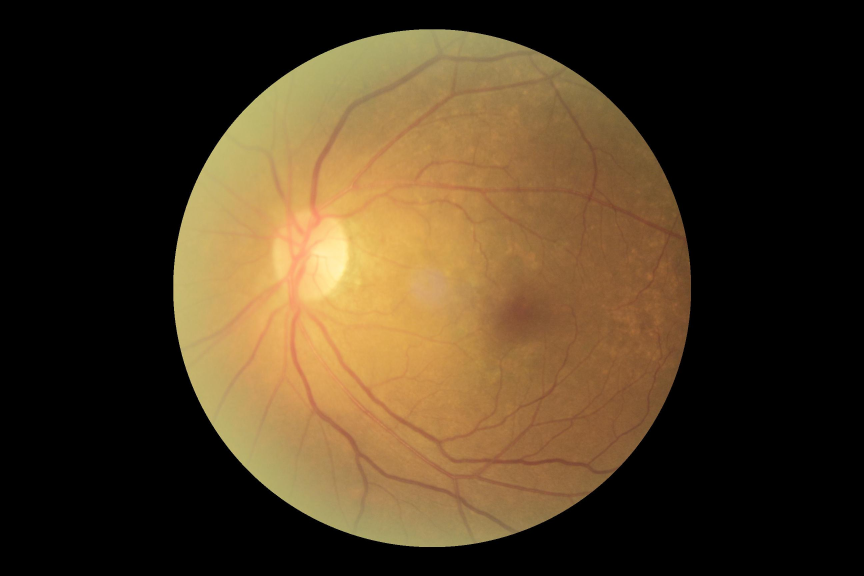
#> input picture data/Internal/ODIR-5K/Training Images/101_left.jpg, 2592 x 1728 px (shown at 1/3 size)
$ python -i preprocess_images.py   (imports and definitions only)
#> lines starting #> are read from the running program, lines starting #| are printed output that depends on the picture; after the words box and inside, x2 and y2 are one past the last pixel; in counts of white or black regions, pixels touching at a corner belong together
#> in preprocess_image, image is the input picture: shape (1728, 2592, 3); mean B, G, R 33.9, 57.7, 75.2
from pathlib import Path
import cv2
import numpy as np

TARGET_SIZE = 512

DATASETS = {
    "ODIR": Path("data/Internal/ODIR-5K/Training Images"),
    "ORIGA": Path("data/External/ORIGA"),
    "DRISHTI-GS": Path("data/External/DRISHTI-GS"),
    "ACRIMA": Path("data/External/ACRIMA"),
    "retina_dataset_2016": Path("data/External/retina_dataset_2016"),
}

OUTPUT_ROOT = Path("Preprocessed")


def crop_fundus(image):
    gray = cv2.cvtColor(image, cv2.COLOR_BGR2GRAY)
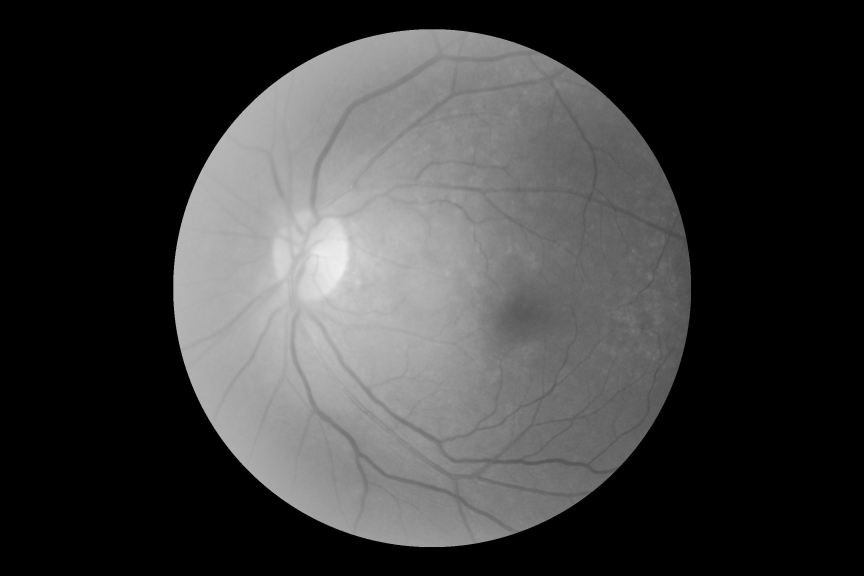
#> gray: shape (1728, 2592) (shown at 1/3 size); min 0, max 240, mean 60.2
    blurred = cv2.GaussianBlur(gray, (9, 9), 0)

    _, mask = cv2.threshold(
        blurred, 10, 255, cv2.THRESH_BINARY
    )
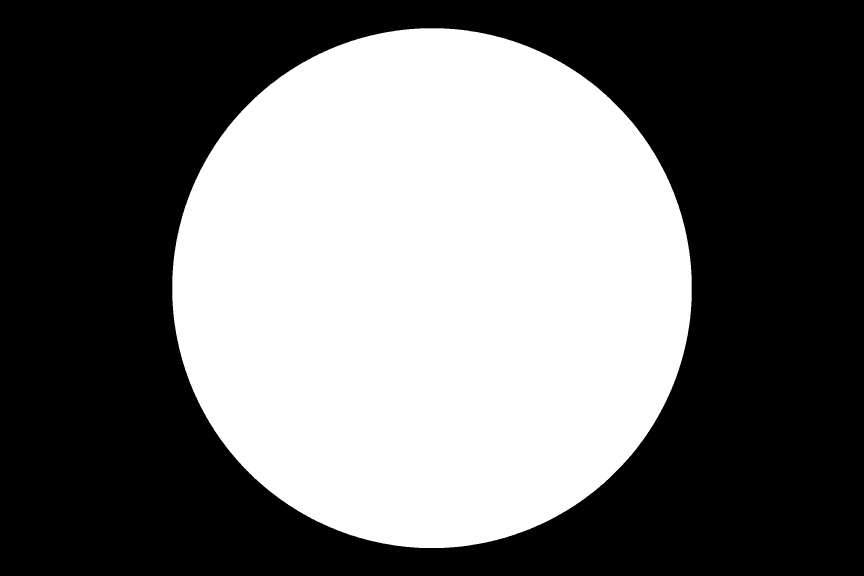
#> mask: shape (1728, 2592) (shown at 1/3 size); 42.6% white; 1 white region

    kernel = np.ones((5, 5), np.uint8)
    mask = cv2.morphologyEx(
        mask, cv2.MORPH_CLOSE, kernel
    )

    contours, _ = cv2.findContours(
        mask,
        cv2.RETR_EXTERNAL,
        cv2.CHAIN_APPROX_SIMPLE
    )
#> contours = 1 contour; box (x1, y1, x2, y2) and area: (517, 85, 2075, 1644) 1907438

    if contours:
        largest = max(contours, key=cv2.contourArea)
#> largest = contour of 2206 points, box (x1, y1, x2, y2) (517, 85, 2075, 1644), area 1907438
        x, y, w, h = cv2.boundingRect(largest)
#> x = 517; y = 85; w = 1558; h = 1559

        image_area = image.shape[0] * image.shape[1]
#> image_area = 4478976
        detected_area = w * h
#> detected_area = 2428922

        if detected_area >= image_area * 0.20:
            cx = x + w // 2
#> cx = 1296
            cy = y + h // 2
#> cy = 864

            # Do not request a square larger than the image itself.
            side = min(
                max(w, h),
                image.shape[0],
                image.shape[1]
            )
#> side = 1559

            half = side // 2
#> half = 779

            x1 = max(0, cx - half)
#> x1 = 517
            y1 = max(0, cy - half)
#> y1 = 85

            x1 = min(x1, image.shape[1] - side)
            y1 = min(y1, image.shape[0] - side)

            crop = image[
                y1:y1 + side,
                x1:x1 + side
            ]
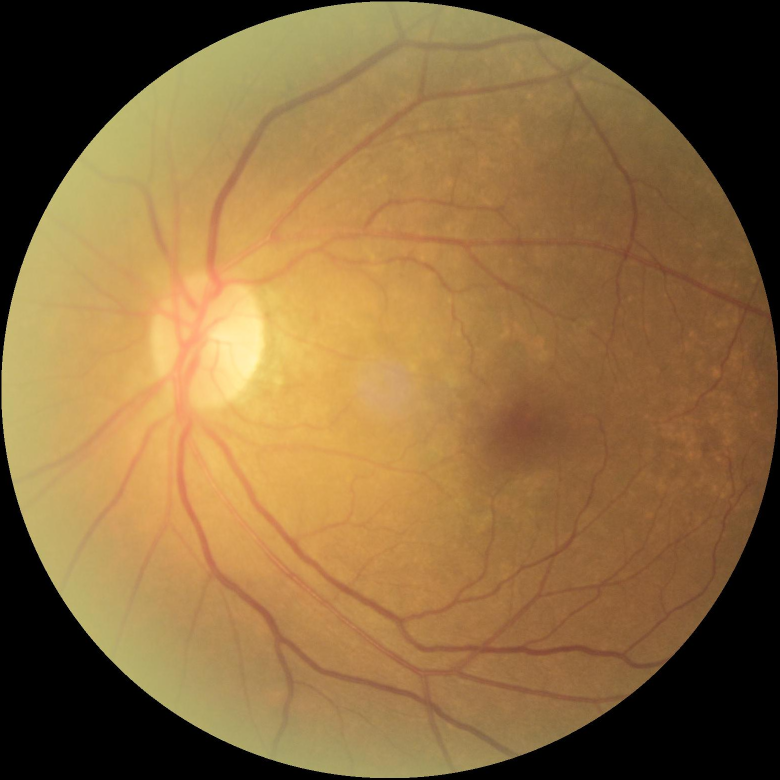
#> crop: shape (1559, 1559, 3) (shown at 1/2 size); mean B, G, R 62.4, 106.4, 138.6

            if crop.size > 0:
                return crop

    # Fallback: largest centered square.
    height, width = image.shape[:2]
    side = min(height, width)

    x1 = (width - side) // 2
    y1 = (height - side) // 2

    return image[
        y1:y1 + side,
        x1:x1 + side
    ]


def preprocess_image(input_path, output_path):
    image = cv2.imread(str(input_path))

    if image is None:
        return False

    cropped = crop_fundus(image)

    resized = cv2.resize(
        cropped,
        (TARGET_SIZE, TARGET_SIZE),
        interpolation=cv2.INTER_AREA
    )
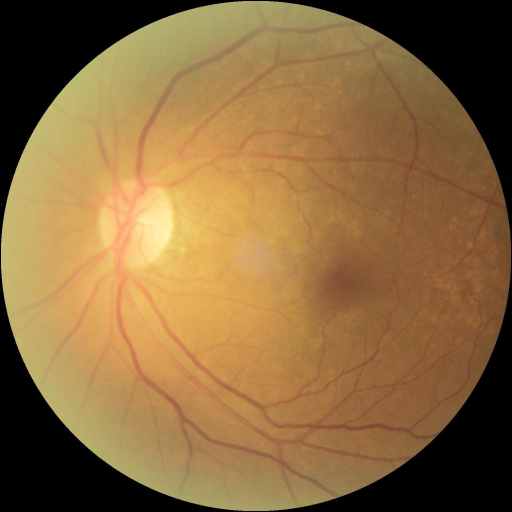
#> resized: shape (512, 512, 3); mean B, G, R 62.4, 106.4, 138.6

#> (the run stopped early here; a loop or call above may not have finished)

$ run again, on data/Internal/ODIR-5K/Training Images/1196_right.jpg
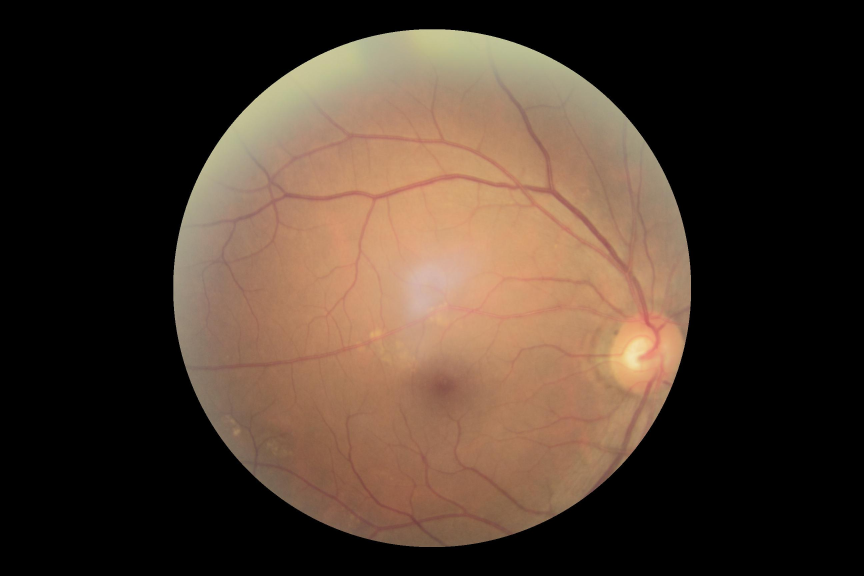
#> input picture data/Internal/ODIR-5K/Training Images/1196_right.jpg, 2592 x 1728 px (shown at 1/3 size)
#> in preprocess_image, image is the input picture: shape (1728, 2592, 3); mean B, G, R 44.9, 57.5, 74.6
#> in crop_fundus, `gray = cv2.cvtColor(image, cv2.COLOR_BGR2GRAY)`:
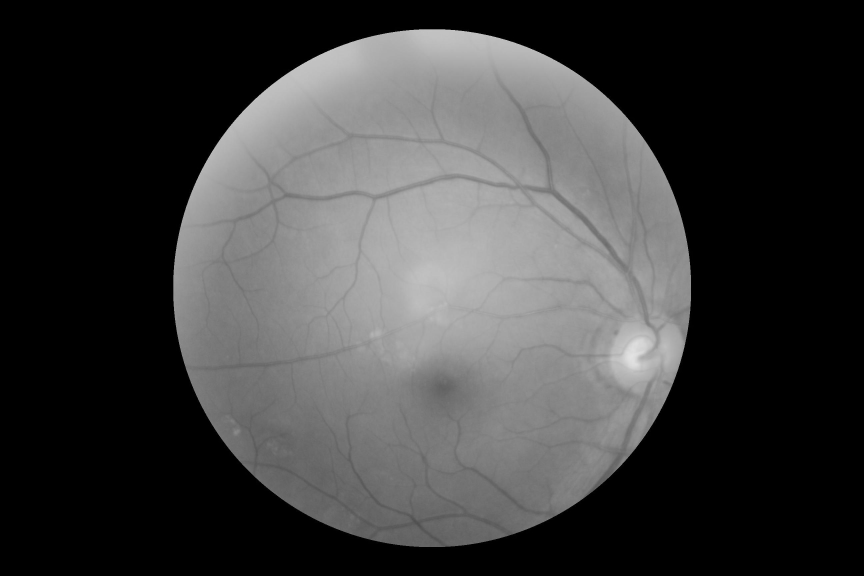
#> gray: shape (1728, 2592) (shown at 1/3 size); min 0, max 228, mean 61.2
#> mask: shape (1728, 2592); 42.6% white; 1 white region
#> contours = 1 contour; box (x1, y1, x2, y2) and area: (517, 85, 2076, 1643) 1907418
#> largest = contour of 2182 points, box (x1, y1, x2, y2) (517, 85, 2076, 1643), area 1907418
#> x = 517; y = 85; w = 1559; h = 1558
#> detected_area = 2428922
#> cx = 1296
#> cy = 864
#> side = 1559
#> half = 779
#> x1 = 517
#> y1 = 85
#> in preprocess_image, `resized = cv2.resize( cropped, (TARGET_SIZE, TARGET_SIZE), interpolati..`:
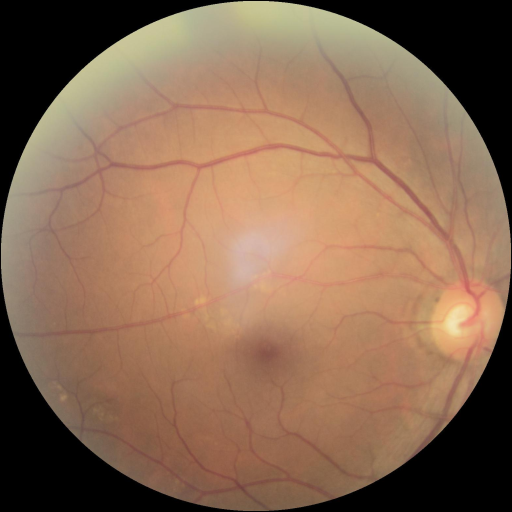
#> resized: shape (512, 512, 3); mean B, G, R 82.8, 106, 137.5

$ run again, on data/Internal/ODIR-5K/Training Images/120_left.jpg
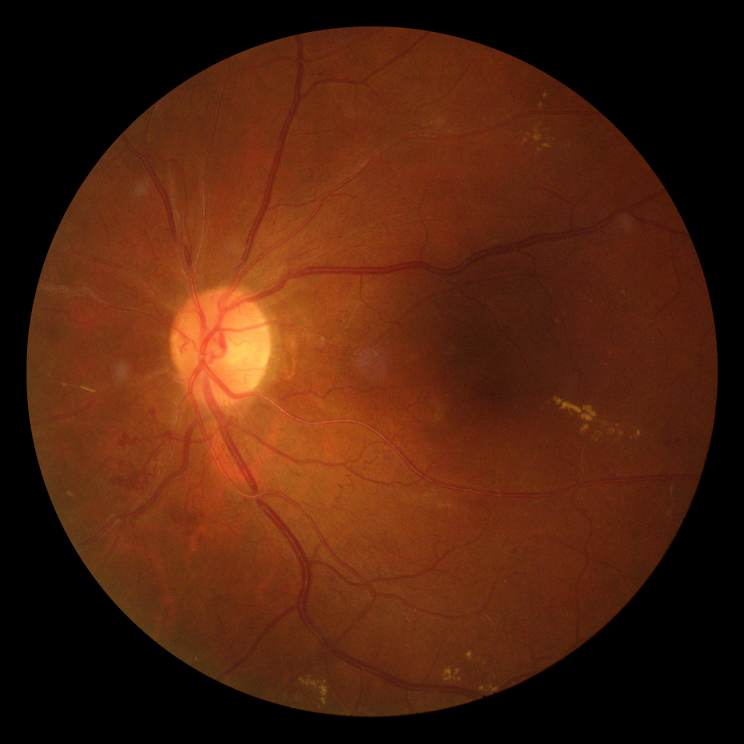
#> input picture data/Internal/ODIR-5K/Training Images/120_left.jpg, 2976 x 2976 px (shown at 1/4 size)
#> in preprocess_image, image is the input picture: shape (2976, 2976, 3); mean B, G, R 13.2, 33.9, 78.9
#> in crop_fundus, `_, mask = cv2.threshold( blurred, 10, 255, cv2.THRESH_BINARY )`:
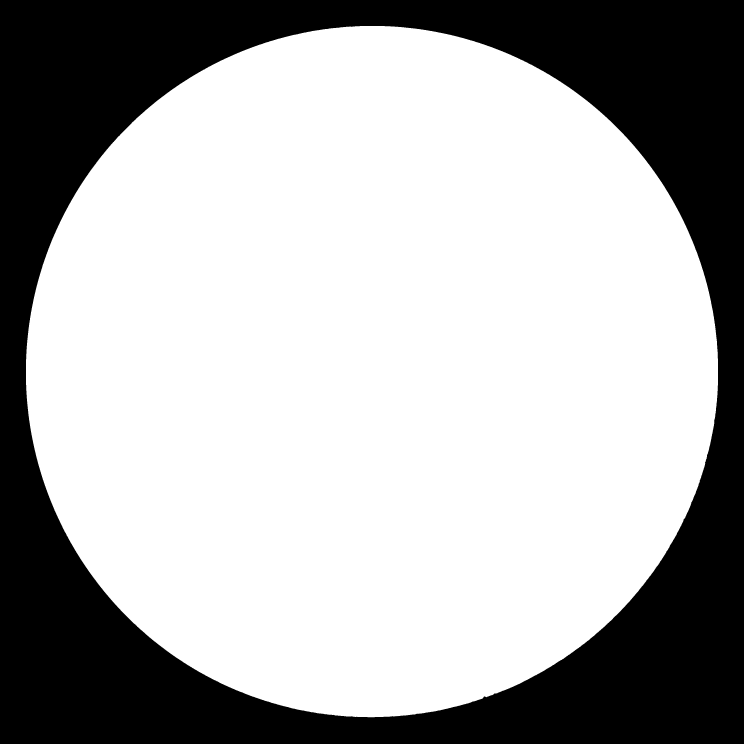
#> mask: shape (2976, 2976) (shown at 1/4 size); 67.9% white; 1 black region, box (x1, y1, x2, y2) and area: (0, 0, 2976, 2976) 2845591
#> contours = 1 contour; box (x1, y1, x2, y2) and area: (104, 104, 2872, 2869) 6007084
#> largest = contour of 3899 points, box (x1, y1, x2, y2) (104, 104, 2872, 2869), area 6007084
#> x = 104; w = 2768; h = 2765
#> detected_area = 7653520
#> cx = 1488
#> cy = 1486
#> side = 2768
#> half = 1384
#> x1 = 104
#> y1 = 102
#> in preprocess_image, `resized = cv2.resize( cropped, (TARGET_SIZE, TARGET_SIZE), interpolati..`:
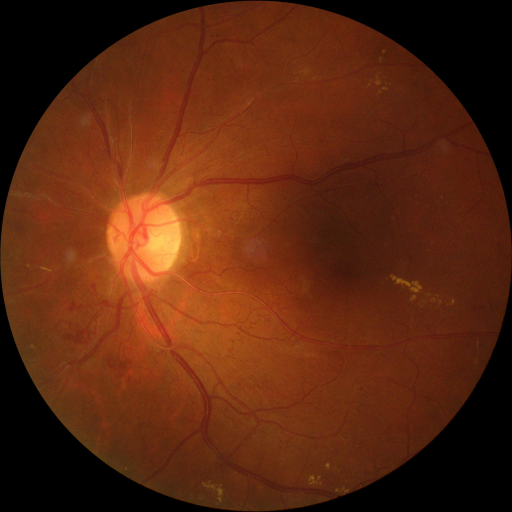
#> resized: shape (512, 512, 3); mean B, G, R 15.3, 39.2, 91.2
